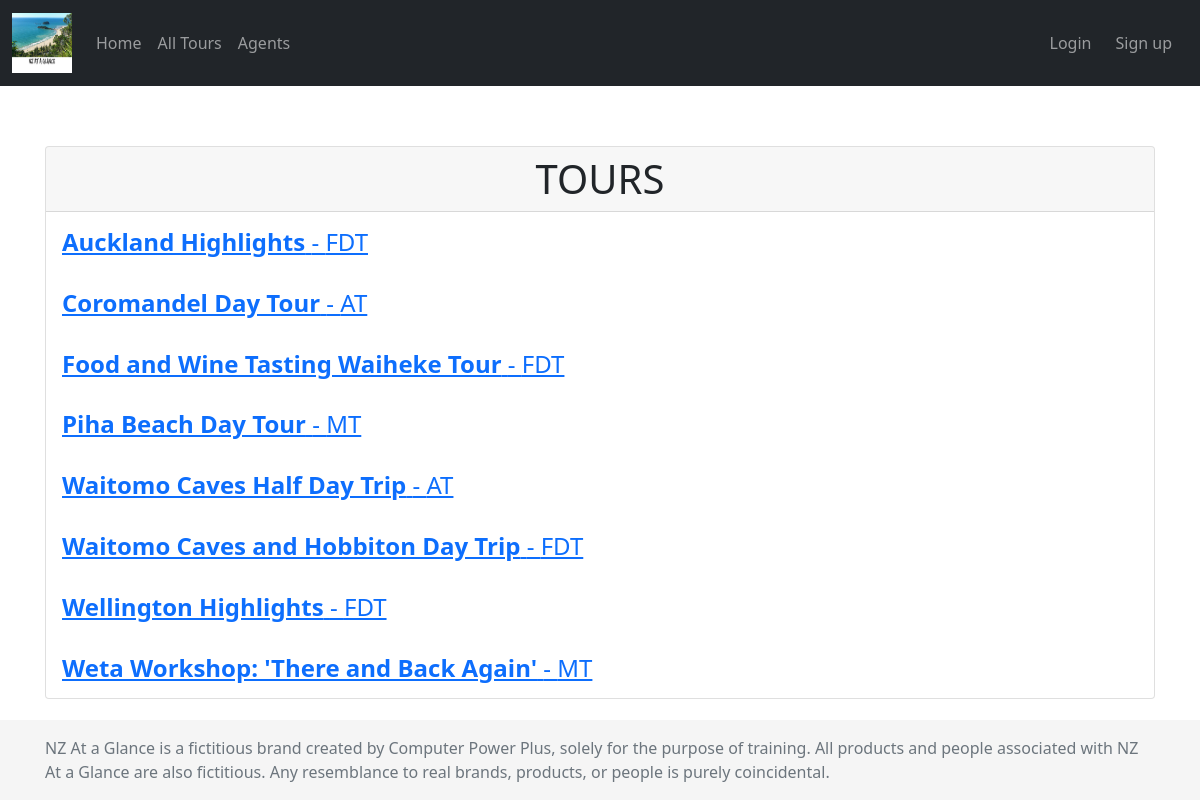
The page /tours/ on the database its author committed.
### home/models.py (models this page shows, shortened)
class Tour(models.Model):
    tour_name = models.CharField(max_length=150)
    """
    'duration' will set to be null when the referenced object (Duration)
    is deleted. This is only possible when you set 'null' to be 'True'
    """
    duration = models.ForeignKey(Duration, on_delete=models.SET_NULL, null=True)
    description = models.TextField()
    available = models.BooleanField()
    agent = models.ForeignKey(Agent, on_delete=models.SET_NULL, null=True)
    class Meta:
        permissions = (("can_change_availability", "Set tour as available"),)

class Duration(models.Model):
    duration = models.CharField(max_length=50)
    def __str__(self):
        return self.duration

### home/views.py (the view)
# urls.py: path('tours/', TourListView.as_view(), name='tours'),
class TourListView(ListView):
    queryset = Tour.objects.all().order_by('tour_name')
    template_name = 'home/tours.html'
    context_object_name = 'tours'
    paginate_by = 10

### home/templates/home/tours.html
{% extends "home/base.html" %}
{% block content %}
{% if tours %}
<div class="card" style="width: 100%; height: 100%;">
    <div class="card-header h1 text-xl-center text-uppercase font-weight-bold">
        Tours
    </div>
    {% for tour in tours %}
    <div class="card-body">
        <p class="card-text h4">
            <a href="{% url 'tour_detail' tour.id %}">
                <strong>{{ tour.tour_name|capfirst }}</strong> - {{tour.duration}}
            </a>
        </p>
    </div>
    {% endfor %}
</div>
{% else %}
<p>There are no tours to display.</p>
{% endif %}
{% endblock %}

### home/templates/home/base.html (shortened to what this page needs)
{% load static %}
{% load crispy_forms_tags %}
<!DOCTYPE html>
<html lang="en">
<head>
     <link href="https://cdn.jsdelivr.net/npm/bootstrap@5.1.3/dist/css/bootstrap.min.css" rel="stylesheet"
>
    <link rel="stylesheet" href="{% static 'sticky-footer.css' %}">
    <link rel="stylesheet" href="{% static 'signin.css' %}">
</head>
<body class="d-flex flex-column h-100">
    <header>
        <nav class="navbar navbar-expand-md navbar-dark sticky-top bg-dark">
            <div class="container-fluid">
                <a class="navbar-brand" href="{% url 'home' %}">
                    <img src="{% static 'images/logo.png' %}" width="60" height="60" class="d-inline-block align-top" alt=""
                        loading="lazy">
                </a>
                <div class="collapse navbar-collapse" id="navbarText">
                    <ul class="navbar-nav me-auto ">
                        <li class="nav-item active">
                            <a class="nav-link" href="{% url 'home' %}">Home</a>
                        </li>
                        <li class="nav-item">
                            <a class="nav-link" href="{% url 'tours' %}">All Tours</a>
                        </li>
                        <li class="nav-item">
                            <a class="nav-link" href="{% url 'agents' %}">Agents</a>
                        </li>
                    </ul>
                    {% if user.is_authenticated %}
                        <span class="navbar-text me-2">
                            Hi {{ user.username }}!
                        </span>
                        <ul class="navbar-nav">
                            <li class="nav-item me-2">
                                <a class="nav-link" href="{% url 'logout' %}">
                                    Logout
                                </a>
                            </li>
                            <li class="nav-item me-2">
                                <a class="nav-link" href="{% url 'password_change' %}">
                                    change pasword
                                </a>
                            </li>
                            <li class="nav-item me-2">
                                <a class="nav-link" href="{% url 'password_reset' %}">
                                    reset pasword
                                </a>
                            </li>
                        </ul>
                        {% else %}
                        <ul class="navbar-nav">
                            <li class="nav-item me-2">
                                <a class="nav-link" href="{% url 'login' %}">
                                    Login
                                </a>
                            </li>
                            <li class="nav-item me-2">
                                <a class="nav-link" href="{% url 'signup' %}">
                                    Sign up
                                </a>
                            </li>
                        </ul>
                        {% endif %}
                </div>
            </div>
        </nav>
    </header>
    <main role="main" class="flex-shrink-0">
        <div class="container">
            {% block content %}
            {% endblock %}
        </div>
    </main>
    <footer class="footer mt-auto py-3 fixed-bottom">
        <div class="container">
            <span class="text-muted">NZ At a Glance is a fictitious brand created by Computer Power Plus, solely for the
                purpose of training. All products
                and people associated with NZ At a Glance are also fictitious. Any resemblance to real brands, products,
                or people is
                purely coincidental.</span>
        </div>
    </footer>
</body>
</html>

### static/sticky-footer.css (style rules this page uses)
main > .container { padding: 60px 15px 0; }
.footer { background-color: #f5f5f5; }
.footer > .container { padding-right: 15px; padding-left: 15px; }

### rows shown on the page
Tour: tour_name "Auckland Highlights", duration "FDT"
Tour: tour_name "Coromandel Day Tour", duration "AT"
Tour: tour_name "Food and Wine Tasting Waiheke Tour", duration "FDT"
Tour: tour_name "Piha Beach Day Tour", duration "MT"
Tour: tour_name "Waitomo Caves Half Day Trip", duration "AT"
Tour: tour_name "Waitomo Caves and Hobbiton Day Trip", duration "FDT"
Tour: tour_name "Wellington Highlights", duration "FDT"
Tour: tour_name "Weta Workshop: 'There and Back Again'", duration "MT"
